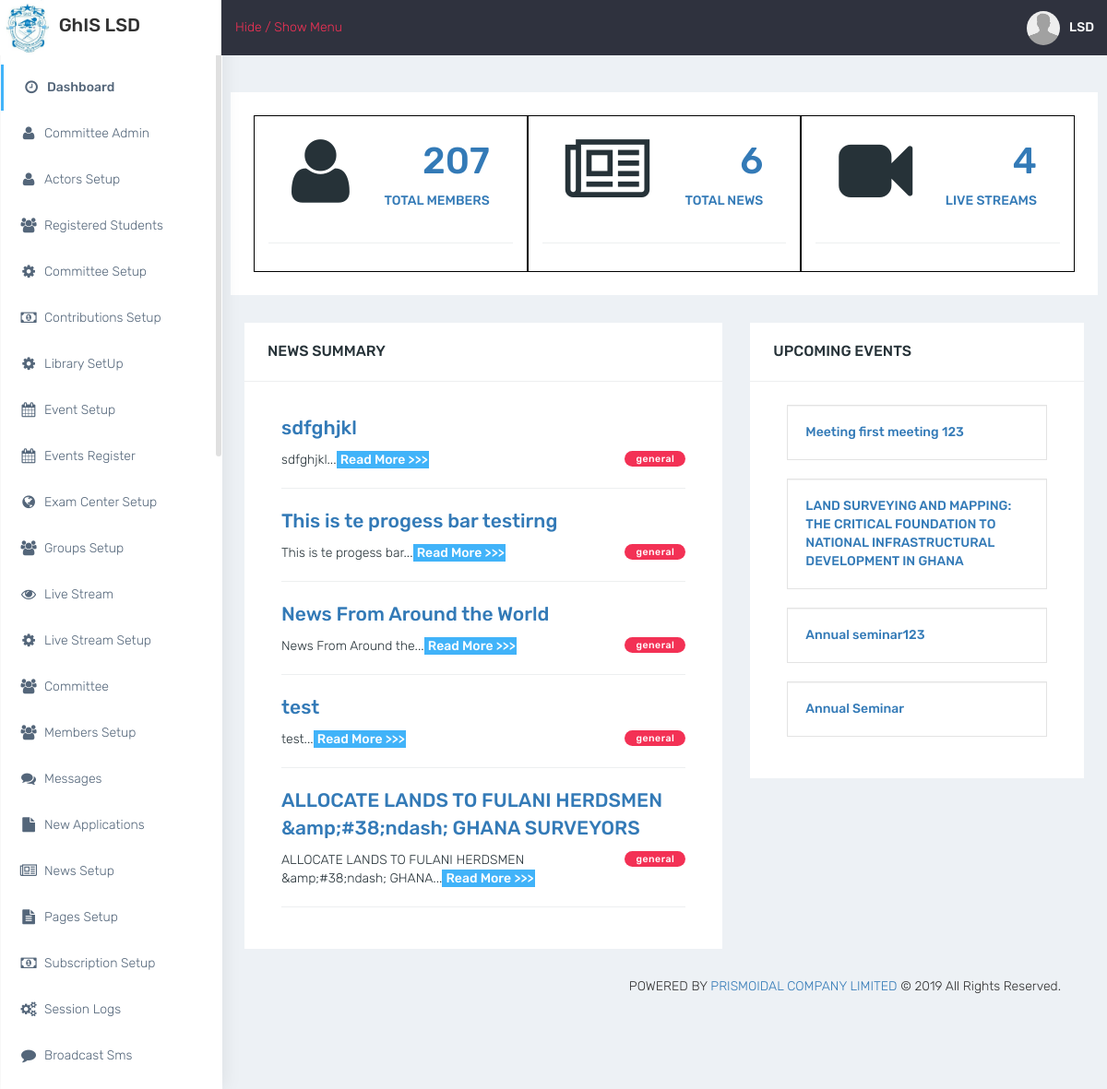
The app's page /pages/dashboard.php (signed in) with its own data.
### tables this page shows
CREATE TABLE `news` (
  `news_id` int(11) NOT NULL,
  `news_title` varchar(200) NOT NULL,
  `news_category` varchar(50) NOT NULL,
  `news_content` text NOT NULL,
  `folder_name` varchar(100) NOT NULL,
  `file_name` text DEFAULT NULL,
  `made_by` varchar(10) NOT NULL,
  `division` varchar(20) NOT NULL,
  `date_done` timestamp NOT NULL DEFAULT current_timestamp()
);

CREATE TABLE `events` (
  `events_id` int(11) NOT NULL,
  `event_type` varchar(50) NOT NULL,
  `events_theme` text NOT NULL,
  `event_venue` text NOT NULL,
  `event_fee` varchar(10) NOT NULL,
  `event_date_start` varchar(12) NOT NULL,
  `event_date_end` varchar(12) NOT NULL,
  `start_time` varchar(50) NOT NULL,
  `end_time` varchar(50) NOT NULL,
  `hotel_names` text NOT NULL,
  `hotel_prices` text NOT NULL,
  `division` varchar(20) NOT NULL,
  `user_id` int(11) NOT NULL,
  `record_hide` varchar(5) NOT NULL,
  `date_done` timestamp NOT NULL DEFAULT current_timestamp()
);

### pages/Classes/db/db.php (called while the page is built)
<?php
	class DbConnect{
		private $host = "localhost";
		private $dbname = "ghislsd_db";
		private $user = "root";
		private $password = "";
		public function connect(){
			try {
					$conn = new PDO("mysql:host=".$this->host."; dbname=".$this->dbname,$this->user,$this->password);
					$conn->setAttribute(PDO::ATTR_ERRMODE,PDO::ERRMODE_EXCEPTION);
					return $conn;
			} catch (PDOException $e) {
				echo "Database Error:".$e->getMessage();
			}
		}
	}
 ?>

### pages/Classes/Members.php (called while the page is built, shortened)
<?php
	class Members{
		private $table = "members";
		public function __construct(){
			require_once("db/db.php");
			$db = new DbConnect();
			$this->dbConn = $db->connect();
		}
		public function CleanData($data){
			$data = trim($data);
			$data=htmlentities($data,ENT_QUOTES, 'UTF-8');
			$data = filter_var($data,FILTER_SANITIZE_SPECIAL_CHARS);
			return $data;
			}
		function members_count(){
			$sql="SELECT COUNT(members_id) as count FROM $this->table";
			try{
				$stmt = $this->dbConn->prepare($sql);
				$stmt->execute();
				$result = $stmt->fetchAll(PDO::FETCH_ASSOC);
				foreach($result as $row){
					$result = $this->CleanData($row["count"]);
					return $result;
					}
			}catch(PDOException $e){
				echo '{"error":{"text": '.$e->getMessage().'}';
			}
		}
}
 ?>

### pages/Classes/News.php (called while the page is built, shortened)
<?php
	class News{
		private $table = "news";
		private $dbConn;
		public function __construct(){
			require_once("db/db.php");
			$db = new DbConnect();
			$this->dbConn = $db->connect();
		}
		public function CleanData($data){
			$data = trim($data);
			$data=htmlentities($data,ENT_QUOTES, 'UTF-8');
			$data = filter_var($data,FILTER_SANITIZE_SPECIAL_CHARS);
			return $data;
			}
		function news_count(){
			$sql="SELECT COUNT(news_id) as count FROM $this->table";
			try{
				$stmt = $this->dbConn->prepare($sql);
				$stmt->execute();
				$result = $stmt->fetchAll(PDO::FETCH_ASSOC);
				foreach($result as $row){
					$result = $this->CleanData($row["count"]);
					return $result;
					}
			}catch(PDOException $e){
				echo '{"error":{"text": '.$e->getMessage().'}';
			}
		}
				function get_news_limit(){
				$sql="SELECT * FROM $this->table ORDER BY news_id DESC LIMIT 5";
				$stmt = $this->dbConn->prepare($sql);
				if ($stmt->execute()) {
					$results= $stmt->fetchAll(PDO::FETCH_ASSOC);
					return $results;
				}
				else{
					return false;
					}
				}
				function string_shorten($text, $char) {
			    $text = substr($text, 0, $char);
			    if(substr($text, 0, strrpos($text, ' '))!='') $text = substr($text, 0, strrpos($text, ' '));
			    $text = $text.'...';
			    return $text;
			}
}
 ?>

### pages/Classes/LiveStream.php (called while the page is built, shortened)
<?php
	class LiveStream{
		private $dbConn;
		private $recordHide = "NO";
		private $table = "youtube_stream";
		public function __construct(){
			require_once("db/db.php");
			$db = new DbConnect();
			$this->dbConn = $db->connect();
		}
			function month_liveStream_count(){
				$sql="SELECT youtube_start_date FROM $this->table WHERE record_hide=:recordHide";
				$stmt = $this->dbConn->prepare($sql);
				$stmt->bindParam(":recordHide",$this->recordHide);
				if ($stmt->execute()) {
					$results = $stmt->fetchAll(PDO::FETCH_ASSOC);
					return sizeof($results);
				}
				else{
					die();
					}
			}
	}
 ?>

### pages/Classes/Events.php (called while the page is built, shortened)
<?php
	class Events{
		private $dbConn;
		private $table= "events";
		public function __construct(){
			require_once("db/db.php");
			$db = new DbConnect();
			$this->dbConn = $db->connect();
		}
			function get_events_limit5(){
				$sql="SELECT * FROM $this->table ORDER BY events_id DESC ";
				$stmt = $this->dbConn->prepare($sql);
				if ($stmt->execute()) {
					$results= $stmt->fetchAll(PDO::FETCH_ASSOC);
					return $results;
				}
				else{
					die();
					}
			}
	}
 ?>

### pages/dashboard.php (the view, shortened to what this page needs)
<?php
include("header.php");
include("Classes/Events.php");
?>
<br>
<div class="row">
    <div class="panel panel-default">
        <div class="panel-body">
            <div class="col-lg-4 col-md-4 " style="border:1px solid black;">
                <div class="panel panel-default">
                    <div class="panel-heading">
                        <div class="row">
                            <div class="col-xs-3">
                                <i class="fa fa-user fa-5x"></i>
                            </div>
                            <div class="col-xs-9 col-md-9 text-right">
                                <div class="huge">
                                    <?php require_once("Classes/Members.php");
                                          $objMembers = new Members();
                                          echo '<a href="members_list.php">'.$objMembers->members_count().'</a>';
                                     ?>
                                </div>
                                <div><h3><b><a href="members_list.php">TOTAL MEMBERS</a></b></h3></div>
                            </div>
                        </div>
                    </div>
                </div>
            </div>
            <div class="col-lg-4 col-md-4" style="border:1px solid black;">
                <div class="panel panel-default">
                    <div class="panel-heading">
                        <div class="row">
                            <div class="col-xs-3">
                                <i class="fa fa-newspaper-o fa-5x"></i>
                            </div>
                            <div class="col-xs-9 text-right">
                                <div class="huge">
                                    <?php require_once("Classes/News.php");
                                          $objNews = new News;
                                          echo '<a href="news.php">'.$objNews->news_count().'</a>';
                                     ?>
                                </div>
                                <div><h3><b><a href="news.php">TOTAL NEWS</a></b></h3></div>
                            </div>
                        </div>
                    </div>
                </div>
            </div>
            <div class="col-lg-4 col-md-4" style="border:1px solid black;">
                <div class="panel panel-default">
                    <div class="panel-heading">
                        <div class="row">
                            <div class="col-xs-3">
                                <i class="fa fa-video-camera fa-5x"></i>
                            </div>
                            <div class="col-xs-9 text-right">
                                <div class="huge">
                                    <?php require_once("Classes/LiveStream.php");
                                          $objLiveStream = new LiveStream;
                                          echo '<a href="videoStream_dashboard.php">'.$objLiveStream->month_liveStream_count().'</a>';
                                     ?>
                                </div>
                                <div><h3><b><a href="videoStream_dashboard.php">LIVE STREAMS </a></b></h3></div>
                            </div>
                        </div>
                    </div>
                </div>
            </div>
        </div>
    </div>
</div>
<div class="row">
  <div class="col-md-7">
    <div class="panel panel-default">
        <div class="panel-heading">
             <div class="panel-title pull-left">NEWS SUMMARY</div>
            <div class="clearfix"></div>
        </div>
        <div class="panel-body">
          <div class="col-md-12">
              <?php require_once("Classes/News.php");
                  $objNews = new News;
                  $allNews = $objNews->get_news_limit();
                  foreach ($allNews as $news) {
                        $newsId=trim($news['news_id']);
                        $newsTitle=trim($news['news_title']);
                        $newsCategory=trim($news['news_category']);
                       echo ' <h3><b><a href="news.php" id="'.$newsId.'">'. $newsTitle .'</a></b></h3>
                        <span class="label label-danger newscategory pull-right">'.$newsCategory.'</span>
                        <div>'.$objNews->string_shorten($newsTitle, 180).'<a href="news.php" class="btn-info" id="'.$newsId.'"><b> Read More >>></b></a></div><hr/>';
                  }
             ?>
          </div>
        </div>
    </div>
  </div>
  <div class="col-md-5">
    <div class="panel panel-default">
        <div class="panel-heading">
             <div class="panel-title pull-left">UPCOMING EVENTS </div>
            <div class="clearfix"></div>
        </div>
        <div class="panel-body">
          <div class="col-md-12">
            <?php
                $objEvents = new Events;
                $events = $objEvents->get_events_limit5();
                foreach ($events as $event) {
                        echo "<div class='well'><a href='event_register.php'><b>".$event["events_theme"]."</b></a></div>";
                    }
            ?>
          </div>
        </div>
    </div>
  </div>
</div>
<?php include("footer.php");?>

### pages/css/colors/default.css (style rules this page uses)
body { background: #fff; }
#side-menu li a { color: #54667a; }
#side-menu li a { color: #54667a; border-left: 0px solid #fff; }
#side-menu > li > a { border-left: 3px solid transperant; }

### records on screen
news: news_title "sdfghjkl", news_category "general", news_title "sdfghjkl..."
news: news_title "This is te progess bar testirng", news_category "general", news_title "This is te progess bar..."
news: news_title "News From Around the World", news_category "general", news_title "News From Around the..."
news: news_title "test", news_category "general", news_title "test..."
news: news_title "ALLOCATE LANDS TO FULANI HERDSMEN &amp;#38;ndash; GHANA SURVEYORS", news_category "general", news_title "ALLOCATE LANDS TO FULANI HERDSMEN &amp;#38;ndash; GHANA..."
events: events_theme "Meeting first meeting 123"
events: events_theme "LAND SURVEYING AND MAPPING: THE CRITICAL FOUNDATION TO NATIONAL INFRASTRUCTURAL DEVELOPMENT IN GHANA"
events: events_theme "Annual seminar123"
events: events_theme "Annual Seminar"

### other values on screen
$objUsers->get_header_fullname($_SESSION["member_id"]) "LSD"
$objMembers->members_count() "207"
$objNews->news_count() "6"
$objLiveStream->month_liveStream_count() "4"
